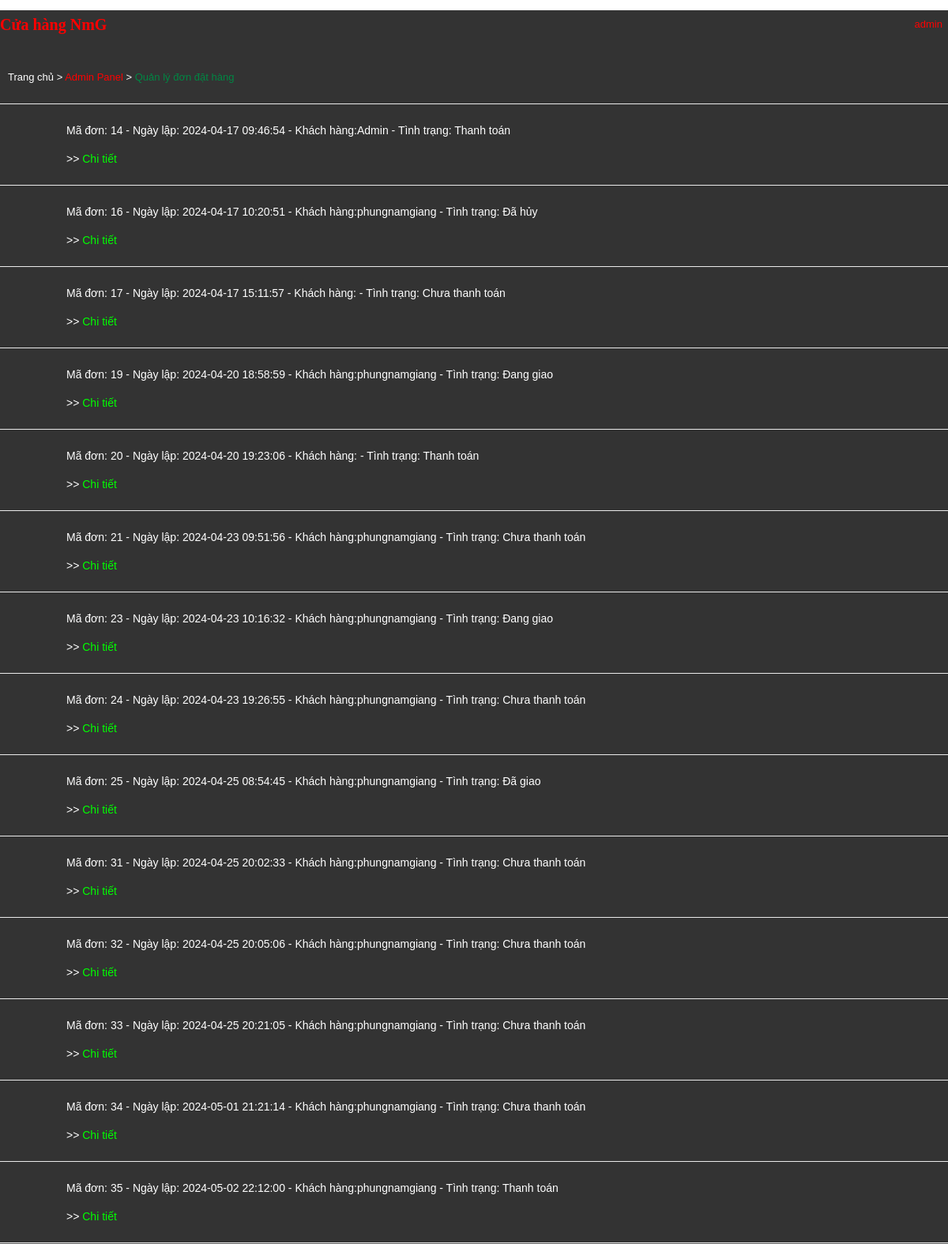
Screenshot of /indexQLDH.php (signed in) with the database file from the repository.
### tables this page shows
CREATE TABLE `dondathang` (
  `MaDonDatHang` int(11) NOT NULL,
  `NgayLap` datetime DEFAULT NULL,
  `TongThanhTien` int(11) DEFAULT NULL,
  `MaTaiKhoan` int(11) NOT NULL,
  `MaTinhTrang` int(11) DEFAULT NULL
);

CREATE TABLE `taikhoan` (
  `MaTaiKhoan` int(11) NOT NULL,
  `TenDangNhap` varchar(20) DEFAULT NULL,
  `MatKhau` varchar(20) DEFAULT NULL,
  `HoTen` varchar(100) DEFAULT NULL,
  `DiaChi` varchar(256) DEFAULT NULL,
  `DienThoai` varchar(11) DEFAULT NULL,
  `Email` varchar(30) DEFAULT NULL,
  `NgaySinh` date DEFAULT NULL,
  `Xoa` tinyint(1) DEFAULT 0,
  `Quyen` tinyint(1) DEFAULT 0
);

CREATE TABLE `tinhtrang` (
  `MaTinhTrang` int(11) NOT NULL,
  `TenTinhTrang` varchar(45) DEFAULT NULL
);

### panelQLDH.php (the view)
<div id="vien"><div class="center"><div id="ban">
<a id="ba" style="color: white;" href="index.php">Trang chủ</a> > <a id="ba" style="color: red;" href="indexAdmin.php">Admin Panel</a> >
<font color="#008744">Quản lý đơn đặt hàng</font></div></div></div>
<?php
$sql = "SELECT * FROM dondathang";
$query = mysqli_query($conn, $sql);
while ($row = mysqli_fetch_array($query)) {
    echo '<div class="list">Mã đơn: '.$row['MaDonDatHang'].' - Ngày lập: '.$row['NgayLap'].' - Khách hàng:';
    $u = "SELECT * FROM taikhoan WHERE MaTaiKhoan = '".$row['MaTaiKhoan']."'";
    $qr = mysqli_query($conn, $u);
    $user = mysqli_fetch_array($qr);
    echo ''.$user['HoTen'].'';
    $tt = "SELECT * FROM tinhtrang WHERE MaTinhTrang = '".$row['MaTinhTrang']."'";
    $qrtt = mysqli_query($conn, $tt);
    $tinhtrang = mysqli_fetch_array($qrtt);
    echo ' - Tình trạng: '.$tinhtrang['TenTinhTrang'].'';
    echo '<br/> >> <a style="color:#00ff00;" href="indexQLDH.php?mod=chitiet&id='.$row['MaDonDatHang'].'">Chi tiết</a>';
    echo '</div>';
}
?>

### style1.css (style rules this page uses)
body { font-family: Arial, sans-serif; margin: 0; padding: 0; }
.center { width: 100%; max-width: 1200px; margin: 0 auto; position: relative; }

### style2.css (style rules this page uses)
body { font-family: arial; background: #fff; font-size: 13px; color: #444; }
#ba { text-decoration: none; color: #444; }
.center { width: 100%; max-width: 1200px; margin: 0 auto; position: relative; }
#ban { padding-top: 17px; padding-bottom: 15px; padding-left: 10px; }
#vien { border-bottom: 1px solid #ebebeb; }
.list { border-bottom: 1px solid #ebebeb; margin: 0 auto; padding-top: 15px; padding-left: 84px; padding-bottom: 15px; position: relative; font-size: 14px; }
a { text-decoration: none; color: #444; }

### rows the page displays
dondathang: MaDonDatHang "14", NgayLap "2024-04-17 09:46:54", taikhoan.HoTen "Admin", tinhtrang.TenTinhTrang "Thanh toán"
dondathang: MaDonDatHang "16", NgayLap "2024-04-17 10:20:51", taikhoan.HoTen "phungnamgiang", tinhtrang.TenTinhTrang "Đã hủy"
dondathang: MaDonDatHang "17", NgayLap "2024-04-17 15:11:57", tinhtrang.TenTinhTrang "Chưa thanh toán"
dondathang: MaDonDatHang "19", NgayLap "2024-04-20 18:58:59", taikhoan.HoTen "phungnamgiang", tinhtrang.TenTinhTrang "Đang giao"
dondathang: MaDonDatHang "20", NgayLap "2024-04-20 19:23:06", tinhtrang.TenTinhTrang "Thanh toán"
dondathang: MaDonDatHang "21", NgayLap "2024-04-23 09:51:56", taikhoan.HoTen "phungnamgiang", tinhtrang.TenTinhTrang "Chưa thanh toán"
dondathang: MaDonDatHang "23", NgayLap "2024-04-23 10:16:32", taikhoan.HoTen "phungnamgiang", tinhtrang.TenTinhTrang "Đang giao"
dondathang: MaDonDatHang "24", NgayLap "2024-04-23 19:26:55", taikhoan.HoTen "phungnamgiang", tinhtrang.TenTinhTrang "Chưa thanh toán"
dondathang: MaDonDatHang "25", NgayLap "2024-04-25 08:54:45", taikhoan.HoTen "phungnamgiang", tinhtrang.TenTinhTrang "Đã giao"
dondathang: MaDonDatHang "31", NgayLap "2024-04-25 20:02:33", taikhoan.HoTen "phungnamgiang", tinhtrang.TenTinhTrang "Chưa thanh toán"
dondathang: MaDonDatHang "32", NgayLap "2024-04-25 20:05:06", taikhoan.HoTen "phungnamgiang", tinhtrang.TenTinhTrang "Chưa thanh toán"
dondathang: MaDonDatHang "33", NgayLap "2024-04-25 20:21:05", taikhoan.HoTen "phungnamgiang", tinhtrang.TenTinhTrang "Chưa thanh toán"
dondathang: MaDonDatHang "34", NgayLap "2024-05-01 21:21:14", taikhoan.HoTen "phungnamgiang", tinhtrang.TenTinhTrang "Chưa thanh toán"
dondathang: MaDonDatHang "35", NgayLap "2024-05-02 22:12:00", taikhoan.HoTen "phungnamgiang", tinhtrang.TenTinhTrang "Thanh toán"

### other values shown
$username "admin"
